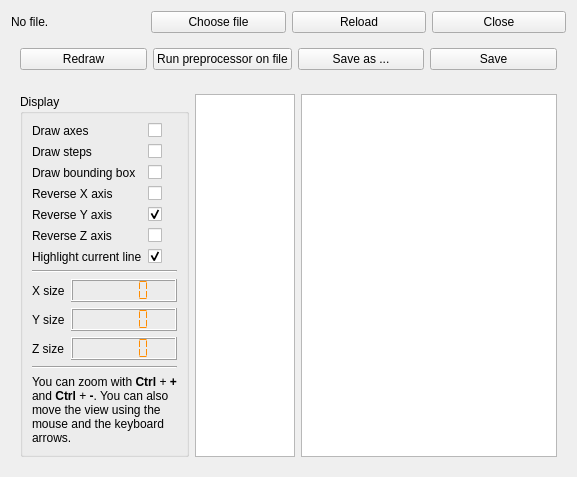
      <widget class="QWidget" name="tab_2">
       <attribute name="title">
        <string>File</string>
       </attribute>
       <layout class="QVBoxLayout" name="verticalLayout_9">
        <item>
         <layout class="QHBoxLayout" name="horizontalLayout">
          <item>
           <widget class="QLabel" name="filename">
            <property name="text">
             <string>No file.</string>
            </property>
           </widget>
          </item>
          <item>
           <widget class="QPushButton" name="btn_file">
            <property name="text">
             <string>Choose file</string>
            </property>
            <property name="icon">
             <iconset resource="ressources.qrc">
              <normaloff>:/rc/rc/load.png</normaloff>:/rc/rc/load.png</iconset>
            </property>
           </widget>
          </item>
          <item>
           <widget class="QPushButton" name="btn_reload">
            <property name="text">
             <string>Reload</string>
            </property>
            <property name="icon">
             <iconset resource="ressources.qrc">
              <normaloff>:/rc/rc/reload.png</normaloff>:/rc/rc/reload.png</iconset>
            </property>
           </widget>
          </item>
          <item>
           <widget class="QPushButton" name="btn_close">
            <property name="text">
             <string>Close</string>
            </property>
            <property name="icon">
             <iconset resource="ressources.qrc">
              <normaloff>:/rc/rc/close.png</normaloff>:/rc/rc/close.png</iconset>
            </property>
           </widget>
          </item>
         </layout>
        </item>
        <item>
         <widget class="QWidget" name="widget" native="true">
          <layout class="QHBoxLayout" name="horizontalLayout_3">
           <item>
            <widget class="QPushButton" name="redraw">
             <property name="text">
              <string>Redraw</string>
             </property>
             <property name="icon">
              <iconset resource="ressources.qrc">
               <normaloff>:/rc/rc/writing.png</normaloff>:/rc/rc/writing.png</iconset>
             </property>
            </widget>
           </item>
           <item>
            <widget class="QPushButton" name="btn_preprocessor">
             <property name="text">
              <string>Run preprocessor on file</string>
             </property>
             <property name="icon">
              <iconset resource="ressources.qrc">
               <normaloff>:/rc/rc/work.png</normaloff>:/rc/rc/work.png</iconset>
             </property>
            </widget>
           </item>
           <item>
            <widget class="QPushButton" name="btn_save_as">
             <property name="text">
              <string>Save as ...</string>
             </property>
             <property name="icon">
              <iconset resource="ressources.qrc">
               <normaloff>:/rc/rc/save.png</normaloff>:/rc/rc/save.png</iconset>
             </property>
            </widget>
           </item>
           <item>
            <widget class="QPushButton" name="btn_save_file">
             <property name="text">
              <string>Save</string>
             </property>
             <property name="icon">
              <iconset resource="ressources.qrc">
               <normaloff>:/rc/rc/save.png</normaloff>:/rc/rc/save.png</iconset>
             </property>
            </widget>
           </item>
          </layout>
         </widget>
        </item>
        <item>
         <widget class="QWidget" name="widget_2" native="true">
          <layout class="QHBoxLayout" name="horizontalLayout_5">
           <item>
            <widget class="QGroupBox" name="groupBox_5">
             <property name="title">
              <string>Display</string>
             </property>
             <layout class="QVBoxLayout" name="verticalLayout">
              <item>
               <layout class="QFormLayout" name="formLayout_4">
                <item row="0" column="0">
                 <widget class="QLabel" name="afficherLesAxesLabel">
                  <property name="text">
                   <string>Draw axes</string>
                  </property>
                 </widget>
                </item>
                <item row="0" column="1">
                 <widget class="QCheckBox" name="display_axis"/>
                </item>
                <item row="1" column="0">
                 <widget class="QLabel" name="afficherLesTapesLabel">
                  <property name="text">
                   <string>Draw steps</string>
                  </property>
                 </widget>
                </item>
                <item row="1" column="1">
                 <widget class="QCheckBox" name="display_draw_steps"/>
                </item>
                <item row="2" column="0">
                 <widget class="QLabel" name="afficherLaBoTeDeDLimitationLabel">
                  <property name="text">
                   <string>Draw bounding box</string>
                  </property>
                  <property name="wordWrap">
                   <bool>true</bool>
                  </property>
                 </widget>
                </item>
                <item row="2" column="1">
                 <widget class="QCheckBox" name="display_bounding_box"/>
                </item>
                <item row="3" column="0">
                 <widget class="QLabel" name="inverserLAxeXLabel">
                  <property name="text">
                   <string>Reverse X axis</string>
                  </property>
                 </widget>
                </item>
                <item row="3" column="1">
                 <widget class="QCheckBox" name="reverse_display_x"/>
                </item>
                <item row="4" column="0">
                 <widget class="QLabel" name="inverserLAxeYLabel">
                  <property name="text">
                   <string>Reverse Y axis</string>
                  </property>
                 </widget>
                </item>
                <item row="4" column="1">
                 <widget class="QCheckBox" name="reverse_display_y">
                  <property name="checked">
                   <bool>true</bool>
                  </property>
                 </widget>
                </item>
                <item row="5" column="0">
                 <widget class="QLabel" name="inverserLAxeZLabel">
                  <property name="text">
                   <string>Reverse Z axis</string>
                  </property>
                 </widget>
                </item>
                <item row="5" column="1">
                 <widget class="QCheckBox" name="reverse_display_z"/>
                </item>
                <item row="6" column="0">
                 <widget class="QLabel" name="surlignerLeDessinDeLaLigneCourranteLabel">
                  <property name="text">
                   <string>Highlight current line</string>
                  </property>
                  <property name="wordWrap">
                   <bool>true</bool>
                  </property>
                 </widget>
                </item>
                <item row="6" column="1">
                 <widget class="QCheckBox" name="chk_display_current_line">
                  <property name="checked">
                   <bool>true</bool>
                  </property>
                 </widget>
                </item>
               </layout>
              </item>
              <item>
               <widget class="Line" name="line">
                <property name="orientation">
                 <enum>Qt::Horizontal</enum>
                </property>
               </widget>
              </item>
              <item>
               <layout class="QFormLayout" name="formLayout_5">
                <item row="0" column="0">
                 <widget class="QLabel" name="label_5">
                  <property name="text">
                   <string>X size</string>
                  </property>
                 </widget>
                </item>
                <item row="0" column="1">
                 <widget class="QLCDNumber" name="space_x">
                  <property name="styleSheet">
                   <string notr="true">color:DarkOrange;</string>
                  </property>
                  <property name="segmentStyle">
                   <enum>QLCDNumber::Flat</enum>
                  </property>
                  <property name="value" stdset="0">
                   <double>0.000000000000000</double>
                  </property>
                 </widget>
                </item>
                <item row="1" column="0">
                 <widget class="QLabel" name="label_11">
                  <property name="text">
                   <string>Y size</string>
                  </property>
                 </widget>
                </item>
                <item row="1" column="1">
                 <widget class="QLCDNumber" name="space_y">
                  <property name="styleSheet">
                   <string notr="true">color:DarkOrange;</string>
                  </property>
                  <property name="lineWidth">
                   <number>1</number>
                  </property>
                  <property name="segmentStyle">
                   <enum>QLCDNumber::Flat</enum>
                  </property>
                 </widget>
                </item>
                <item row="2" column="0">
                 <widget class="QLabel" name="label_12">
                  <property name="text">
                   <string>Z size</string>
                  </property>
                 </widget>
                </item>
                <item row="2" column="1">
                 <widget class="QLCDNumber" name="space_z">
                  <property name="styleSheet">
                   <string notr="true">color:DarkOrange;</string>
                  </property>
                  <property name="smallDecimalPoint">
                   <bool>false</bool>
                  </property>
                  <property name="segmentStyle">
                   <enum>QLCDNumber::Flat</enum>
                  </property>
                 </widget>
                </item>
               </layout>
              </item>
              <item>
               <widget class="Line" name="line_4">
                <property name="orientation">
                 <enum>Qt::Horizontal</enum>
                </property>
               </widget>
              </item>
              <item>
               <widget class="QLabel" name="label">
                <property name="styleSheet">
                 <string notr="true">.key {
	border : solid 1px black;
}</string>
                </property>
                <property name="text">
                 <string>&lt;html&gt;&lt;head/&gt;&lt;body&gt;&lt;p&gt;You can zoom with &lt;span style=&quot; font-weight:600;&quot;&gt;Ctrl&lt;/span&gt; + &lt;span style=&quot; font-weight:600;&quot;&gt;+&lt;/span&gt; and &lt;span style=&quot; font-weight:600;&quot;&gt;Ctrl&lt;/span&gt; + &lt;span style=&quot; font-weight:600;&quot;&gt;-&lt;/span&gt;. You can also move the view using the mouse and the keyboard arrows.&lt;/p&gt;&lt;/body&gt;&lt;/html&gt;</string>
                </property>
                <property name="textFormat">
                 <enum>Qt::RichText</enum>
                </property>
                <property name="wordWrap">
                 <bool>true</bool>
                </property>
               </widget>
              </item>
             </layout>
            </widget>
           </item>
           <item>
            <widget class="QGraphicsView" name="fileview">
             <property name="sizeAdjustPolicy">
              <enum>QAbstractScrollArea::AdjustToContents</enum>
             </property>
             <property name="dragMode">
              <enum>QGraphicsView::ScrollHandDrag</enum>
             </property>
            </widget>
           </item>
           <item>
            <widget class="QTextEdit" name="code_edit"/>
           </item>
          </layout>
         </widget>
        </item>
       </layout>
      </widget>
